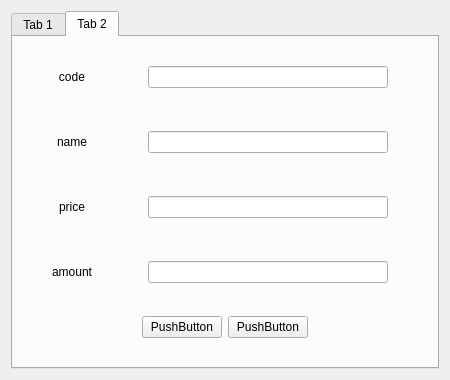
<?xml version="1.0" encoding="UTF-8"?>
<ui version="4.0">
 <class>Dialog</class>
 <widget class="QDialog" name="Dialog">
  <property name="geometry">
   <rect>
    <x>0</x>
    <y>0</y>
    <width>447</width>
    <height>380</height>
   </rect>
  </property>
  <property name="windowTitle">
   <string>Dialog</string>
  </property>
  <layout class="QVBoxLayout" name="verticalLayout_4">
   <item>
    <widget class="QTabWidget" name="tabWidget">
     <property name="currentIndex">
      <number>1</number>
     </property>
     <widget class="QWidget" name="tab">
      <attribute name="title">
       <string>Tab 1</string>
      </attribute>
      <layout class="QVBoxLayout" name="verticalLayout_3">
       <item>
        <layout class="QVBoxLayout" name="verticalLayout_2" stretch="8,1,1">
         <property name="leftMargin">
          <number>20</number>
         </property>
         <property name="topMargin">
          <number>20</number>
         </property>
         <property name="rightMargin">
          <number>20</number>
         </property>
         <property name="bottomMargin">
          <number>20</number>
         </property>
         <item>
          <layout class="QVBoxLayout" name="verticalLayout" stretch="2,0,2,0,2,0,2">
           <property name="rightMargin">
            <number>20</number>
           </property>
           <item>
            <layout class="QHBoxLayout" name="horizontalLayout" stretch="2,0,8">
             <item>
              <widget class="QLabel" name="label">
               <property name="text">
                <string>code</string>
               </property>
               <property name="alignment">
                <set>Qt::AlignCenter</set>
               </property>
              </widget>
             </item>
             <item>
              <spacer name="horizontalSpacer">
               <property name="orientation">
                <enum>Qt::Horizontal</enum>
               </property>
               <property name="sizeHint" stdset="0">
                <size>
                 <width>40</width>
                 <height>20</height>
                </size>
               </property>
              </spacer>
             </item>
             <item>
              <widget class="QLineEdit" name="lineEdit"/>
             </item>
            </layout>
           </item>
           <item>
            <spacer name="verticalSpacer_3">
             <property name="orientation">
              <enum>Qt::Vertical</enum>
             </property>
             <property name="sizeHint" stdset="0">
              <size>
               <width>20</width>
               <height>40</height>
              </size>
             </property>
            </spacer>
           </item>
           <item>
            <layout class="QHBoxLayout" name="horizontalLayout_2" stretch="2,0,8">
             <item>
              <widget class="QLabel" name="label_2">
               <property name="text">
                <string>name</string>
               </property>
               <property name="alignment">
                <set>Qt::AlignCenter</set>
               </property>
              </widget>
             </item>
             <item>
              <spacer name="horizontalSpacer_2">
               <property name="orientation">
                <enum>Qt::Horizontal</enum>
               </property>
               <property name="sizeHint" stdset="0">
                <size>
                 <width>40</width>
                 <height>20</height>
                </size>
               </property>
              </spacer>
             </item>
             <item>
              <widget class="QLineEdit" name="lineEdit_2"/>
             </item>
            </layout>
           </item>
           <item>
            <spacer name="verticalSpacer_4">
             <property name="orientation">
              <enum>Qt::Vertical</enum>
             </property>
             <property name="sizeHint" stdset="0">
              <size>
               <width>20</width>
               <height>40</height>
              </size>
             </property>
            </spacer>
           </item>
           <item>
            <layout class="QHBoxLayout" name="horizontalLayout_3" stretch="2,0,8">
             <item>
              <widget class="QLabel" name="label_3">
               <property name="text">
                <string>price</string>
               </property>
               <property name="alignment">
                <set>Qt::AlignCenter</set>
               </property>
              </widget>
             </item>
             <item>
              <spacer name="horizontalSpacer_3">
               <property name="orientation">
                <enum>Qt::Horizontal</enum>
               </property>
               <property name="sizeHint" stdset="0">
                <size>
                 <width>40</width>
                 <height>20</height>
                </size>
               </property>
              </spacer>
             </item>
             <item>
              <widget class="QLineEdit" name="lineEdit_3"/>
             </item>
            </layout>
           </item>
           <item>
            <spacer name="verticalSpacer_5">
             <property name="orientation">
              <enum>Qt::Vertical</enum>
             </property>
             <property name="sizeHint" stdset="0">
              <size>
               <width>20</width>
               <height>40</height>
              </size>
             </property>
            </spacer>
           </item>
           <item>
            <layout class="QHBoxLayout" name="horizontalLayout_4" stretch="2,0,8">
             <item>
              <widget class="QLabel" name="label_4">
               <property name="text">
                <string>amount</string>
               </property>
               <property name="alignment">
                <set>Qt::AlignCenter</set>
               </property>
              </widget>
             </item>
             <item>
              <spacer name="horizontalSpacer_4">
               <property name="orientation">
                <enum>Qt::Horizontal</enum>
               </property>
               <property name="sizeHint" stdset="0">
                <size>
                 <width>40</width>
                 <height>20</height>
                </size>
               </property>
              </spacer>
             </item>
             <item>
              <widget class="QLineEdit" name="lineEdit_4"/>
             </item>
            </layout>
           </item>
          </layout>
         </item>
         <item>
          <spacer name="verticalSpacer">
           <property name="orientation">
            <enum>Qt::Vertical</enum>
           </property>
           <property name="sizeHint" stdset="0">
            <size>
             <width>20</width>
             <height>40</height>
            </size>
           </property>
          </spacer>
         </item>
         <item>
          <layout class="QHBoxLayout" name="horizontalLayout_5">
           <property name="leftMargin">
            <number>100</number>
           </property>
           <property name="rightMargin">
            <number>100</number>
           </property>
           <item>
            <widget class="QPushButton" name="pushButton">
             <property name="text">
              <string>PushButton</string>
             </property>
            </widget>
           </item>
           <item>
            <widget class="QPushButton" name="pushButton_2">
             <property name="text">
              <string>PushButton</string>
             </property>
            </widget>
           </item>
          </layout>
         </item>
        </layout>
       </item>
      </layout>
     </widget>
     <widget class="QWidget" name="tab_2">
      <attribute name="title">
       <string>Tab 2</string>
      </attribute>
      <layout class="QVBoxLayout" name="verticalLayout_7">
       <item>
        <layout class="QVBoxLayout" name="verticalLayout_5" stretch="8,1,1">
         <property name="leftMargin">
          <number>20</number>
         </property>
         <property name="topMargin">
          <number>20</number>
         </property>
         <property name="rightMargin">
          <number>20</number>
         </property>
         <property name="bottomMargin">
          <number>20</number>
         </property>
         <item>
          <layout class="QVBoxLayout" name="verticalLayout_6">
           <property name="rightMargin">
            <number>20</number>
           </property>
           <item>
            <layout class="QHBoxLayout" name="horizontalLayout_6" stretch="2,0,8">
             <item>
              <widget class="QLabel" name="label_5">
               <property name="text">
                <string>code</string>
               </property>
               <property name="alignment">
                <set>Qt::AlignCenter</set>
               </property>
              </widget>
             </item>
             <item>
              <spacer name="horizontalSpacer_5">
               <property name="orientation">
                <enum>Qt::Horizontal</enum>
               </property>
               <property name="sizeHint" stdset="0">
                <size>
                 <width>40</width>
                 <height>20</height>
                </size>
               </property>
              </spacer>
             </item>
             <item>
              <widget class="QLineEdit" name="lineEdit_5"/>
             </item>
            </layout>
           </item>
           <item>
            <spacer name="verticalSpacer_6">
             <property name="orientation">
              <enum>Qt::Vertical</enum>
             </property>
             <property name="sizeHint" stdset="0">
              <size>
               <width>20</width>
               <height>40</height>
              </size>
             </property>
            </spacer>
           </item>
           <item>
            <layout class="QHBoxLayout" name="horizontalLayout_7" stretch="2,0,8">
             <item>
              <widget class="QLabel" name="label_6">
               <property name="text">
                <string>name</string>
               </property>
               <property name="alignment">
                <set>Qt::AlignCenter</set>
               </property>
              </widget>
             </item>
             <item>
              <spacer name="horizontalSpacer_6">
               <property name="orientation">
                <enum>Qt::Horizontal</enum>
               </property>
               <property name="sizeHint" stdset="0">
                <size>
                 <width>40</width>
                 <height>20</height>
                </size>
               </property>
              </spacer>
             </item>
             <item>
              <widget class="QLineEdit" name="lineEdit_6"/>
             </item>
            </layout>
           </item>
           <item>
            <spacer name="verticalSpacer_7">
             <property name="orientation">
              <enum>Qt::Vertical</enum>
             </property>
             <property name="sizeHint" stdset="0">
              <size>
               <width>20</width>
               <height>40</height>
              </size>
             </property>
            </spacer>
           </item>
           <item>
            <layout class="QHBoxLayout" name="horizontalLayout_8" stretch="2,0,8">
             <item>
              <widget class="QLabel" name="label_7">
               <property name="text">
                <string>price</string>
               </property>
               <property name="alignment">
                <set>Qt::AlignCenter</set>
               </property>
              </widget>
             </item>
             <item>
              <spacer name="horizontalSpacer_7">
               <property name="orientation">
                <enum>Qt::Horizontal</enum>
               </property>
               <property name="sizeHint" stdset="0">
                <size>
                 <width>40</width>
                 <height>20</height>
                </size>
               </property>
              </spacer>
             </item>
             <item>
              <widget class="QLineEdit" name="lineEdit_7"/>
             </item>
            </layout>
           </item>
           <item>
            <spacer name="verticalSpacer_8">
             <property name="orientation">
              <enum>Qt::Vertical</enum>
             </property>
             <property name="sizeHint" stdset="0">
              <size>
               <width>20</width>
               <height>40</height>
              </size>
             </property>
            </spacer>
           </item>
           <item>
            <layout class="QHBoxLayout" name="horizontalLayout_9" stretch="2,0,8">
             <item>
              <widget class="QLabel" name="label_8">
               <property name="text">
                <string>amount</string>
               </property>
               <property name="alignment">
                <set>Qt::AlignCenter</set>
               </property>
              </widget>
             </item>
             <item>
              <spacer name="horizontalSpacer_8">
               <property name="orientation">
                <enum>Qt::Horizontal</enum>
               </property>
               <property name="sizeHint" stdset="0">
                <size>
                 <width>40</width>
                 <height>20</height>
                </size>
               </property>
              </spacer>
             </item>
             <item>
              <widget class="QLineEdit" name="lineEdit_8"/>
             </item>
            </layout>
           </item>
          </layout>
         </item>
         <item>
          <spacer name="verticalSpacer_2">
           <property name="orientation">
            <enum>Qt::Vertical</enum>
           </property>
           <property name="sizeHint" stdset="0">
            <size>
             <width>20</width>
             <height>40</height>
            </size>
           </property>
          </spacer>
         </item>
         <item>
          <layout class="QHBoxLayout" name="horizontalLayout_10">
           <property name="leftMargin">
            <number>100</number>
           </property>
           <property name="rightMargin">
            <number>100</number>
           </property>
           <item>
            <widget class="QPushButton" name="pushButton_3">
             <property name="text">
              <string>PushButton</string>
             </property>
            </widget>
           </item>
           <item>
            <widget class="QPushButton" name="pushButton_4">
             <property name="text">
              <string>PushButton</string>
             </property>
            </widget>
           </item>
          </layout>
         </item>
        </layout>
       </item>
      </layout>
     </widget>
    </widget>
   </item>
  </layout>
 </widget>
 <resources/>
 <connections/>
</ui>
